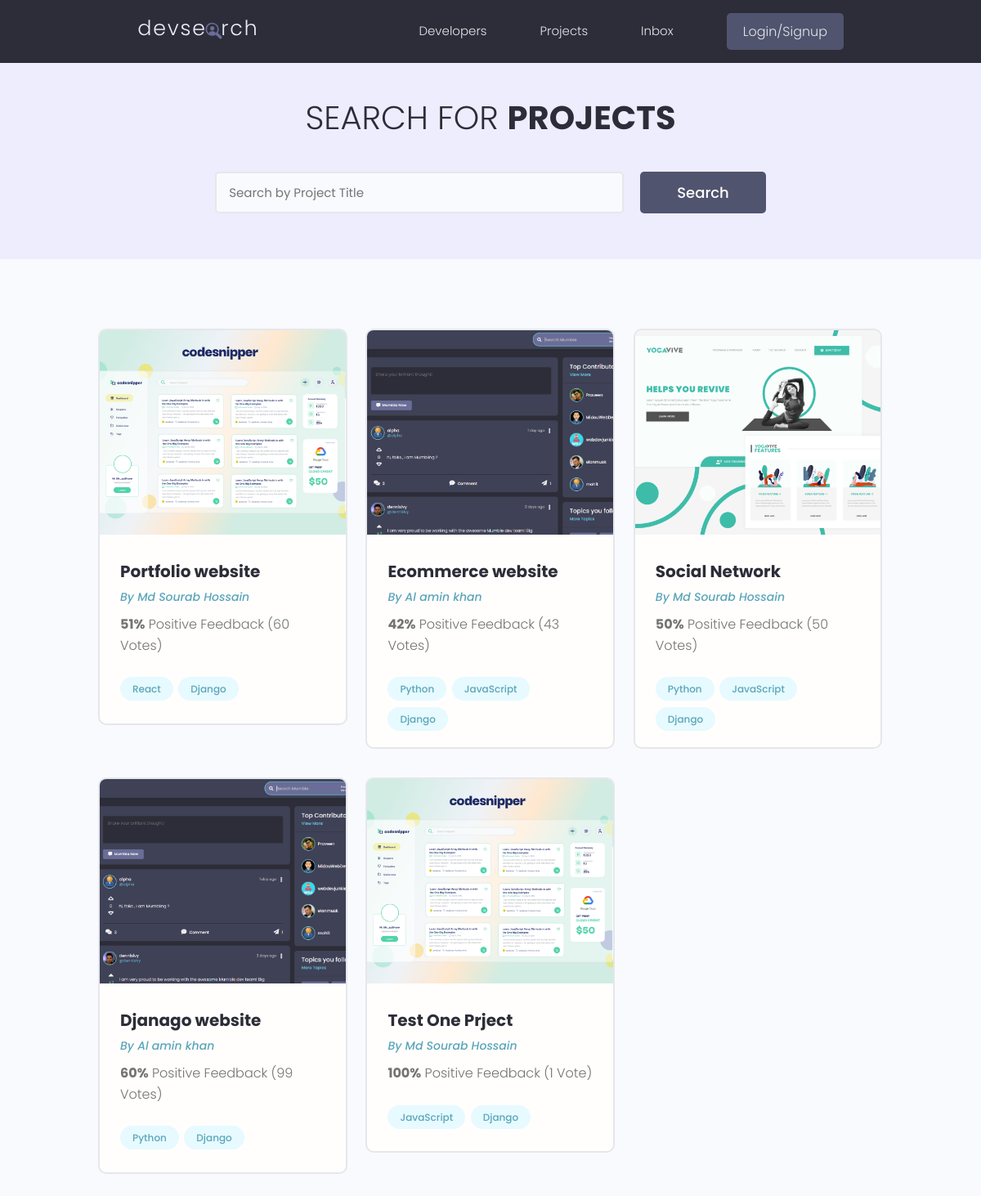
Page /projects on the earlier database version.
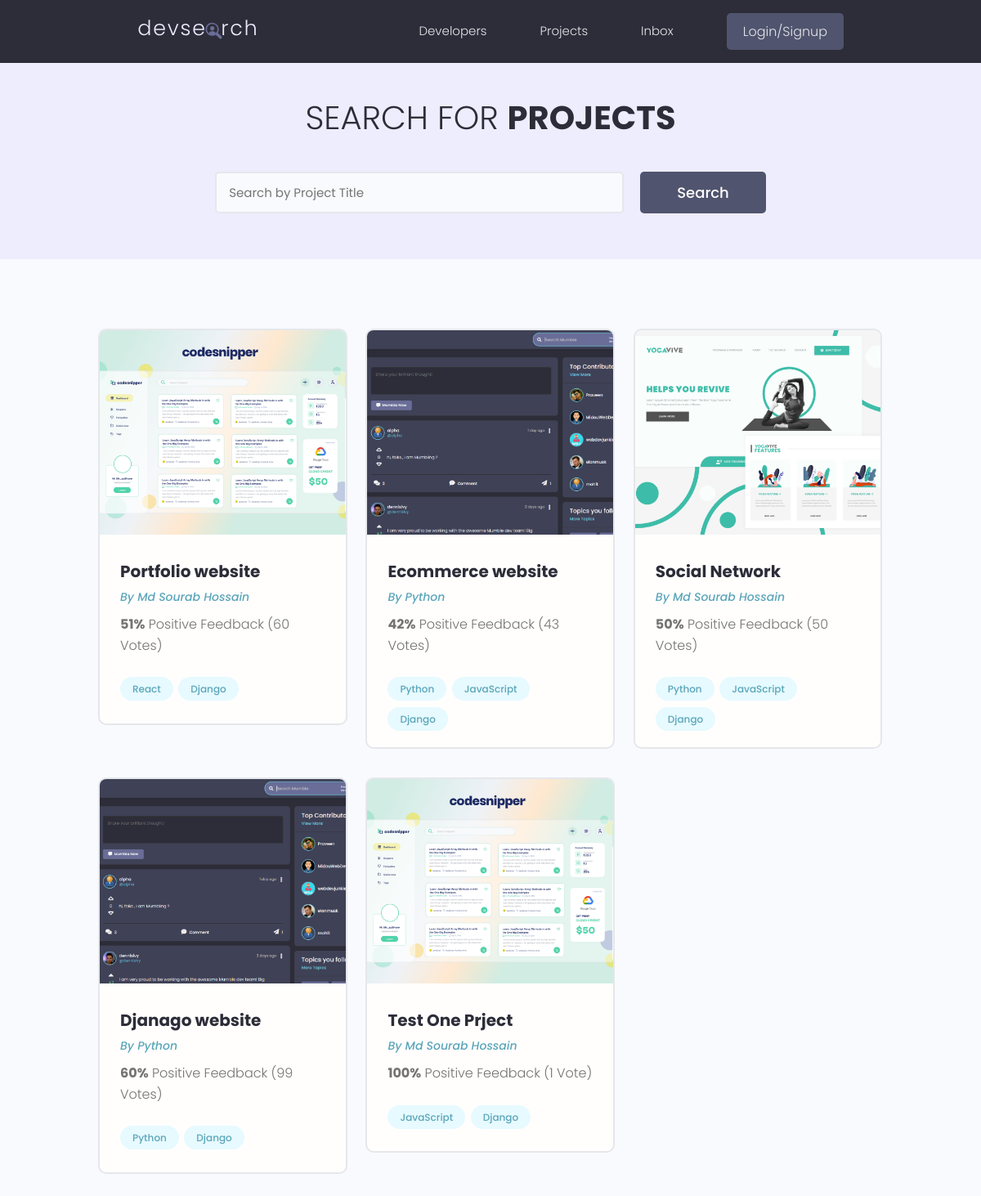
Same page on the later database version.
### projects/models.py (models this page shows, shortened)
class Project(models.Model):
    owner = models.ForeignKey(Profile, null=True, blank=True, on_delete=models.SET_NULL)
    title = models.CharField(max_length=200)
    description = models.TextField(null=True, blank=True)
    featured_image = models.ImageField(null=True, blank=True, default='default.jpg')
    demo_link = models.CharField(max_length=2000, null=True, blank=True)
    source_link = models.CharField(max_length=2000, null=True, blank=True)
    tags = models.ManyToManyField('Tag', blank=True)
    vote_total = models.IntegerField(default=0, null=True, blank=True)
    vote_ratio = models.IntegerField(default=0, null=True, blank=True)
    created = models.DateTimeField(auto_now_add=True)
    id = models.UUIDField(default=uuid.uuid4, unique=True, primary_key=True, editable=False)

### users/models.py (models this page shows, shortened)
class Profile(models.Model):
    user = models.OneToOneField(User, on_delete=models.CASCADE, null=True, blank=True)
    name = models.CharField(max_length=200, blank=True, null=True)
    email = models.EmailField(max_length=200, blank=True, null=True)
    location = models.CharField(unique=True, max_length=200, blank=True, null=True)
    username = models.CharField(unique=True, max_length=200, blank=True, null=True)
    short_intro = models.CharField(max_length=200, blank=True, null=True)
    bio = models.TextField(blank=True, null=True)
    profile_image = models.ImageField(blank=True, null=True, upload_to='profiles/', default='profiles/user-default.png')
    social_github = models.CharField(max_length=200, blank=True, null=True)
    social_twitter = models.CharField(max_length=200, blank=True, null=True)
    social_stack_overflow = models.CharField(max_length=200, blank=True, null=True)
    social_linkedin = models.CharField(max_length=200, blank=True, null=True)
    social_website = models.CharField(max_length=200, blank=True, null=True)
    created = models.DateTimeField(auto_now_add=True)
    id = models.UUIDField(default=uuid.uuid4, unique=True, primary_key=True, editable=False)

### projects/views.py (the view)
# urls.py: path('projects', include('projects.urls')),
def projects(request):
    projects = Project.objects.all()
    contex = {'projects': projects}
    return render(request, 'projects/projects.html', contex)

### projects/models.py (called while the page is built)
    def __str__(self):
        return self.name

### projects/templates/projects/projects.html (shortened to what this page needs)
{% extends 'main.html' %}
{% block content %}
  <main class="projects">
    <section class="hero-section text-center">
      <div class="container container--narrow">
        <div class="hero-section__box">
          <h2>Search for <span>Projects</span></h2>
        </div>
        <div class="hero-section__search">
          <form class="form" action="#" method="get">
            <div class="form__field">
              <input class="input input--text" id="formInput#search" type="text" name="text"
                placeholder="Search by Project Title" />
            </div>
            <input class="btn btn--sub btn--lg" type="submit" value="Search" />
          </form>
        </div>
      </div>
    </section>
    <section class="projectsList">
      <div class="container">
        <div class="grid grid--three">
        {% for project in projects %}
          <div class="column">
            <div class="card project">
              <a href="{% url 'project' project.id %}" class="project">
                <img class="project__thumbnail" src="{{ project.featured_image.url }}" alt="project thumbnail" />
                <div class="card__body">
                  <h3 class="project__title">{{ project.title }}</h3>
                  <p><a class="project__author" href="{% url 'project' project.id %}">By {{ project.owner.name }}</a></p>
                  <p class="project--rating">
                    <span style="font-weight: bold;">{{ project.vote_ratio }}%</span> Positive
                    Feedback ({{ project.vote_total }} Vote{{ project.vote_total | pluralize:'s' }})
                  </p>
                  <div class="project__tags">
                      {% for tag in project.tags.all %}
                    <span class="tag tag--pill tag--main">
                      <small>{{ tag }}</small>
                    </span>
                    {% endfor %}
                  </div>
                </div>
              </a>
            </div>
          </div>
      {% endfor %}
        </div>
      </div>
    </section>
  </main>
{% endblock %}

Differences in the rows shown:
changed through a linked row, Project "Ecommerce website": owner.name "Al amin khan" → "Python"
changed through a linked row, Project "Djanago website": owner.name "Al amin khan" → "Python"
